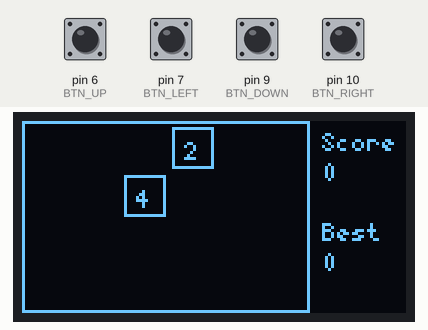
Simulated run of this sketch. Board: Arduino Uno, built with avr-gcc and run on an emulated ATmega328P. Parts: 128×64 one-colour display. The test bench sets the inputs (shaded band); at power-on: pin 6 (BTN_UP), pin 7 (BTN_LEFT), pin 9 (BTN_DOWN), pin 10 (BTN_RIGHT) HIGH. Random numbers use the default seed unless the sketch sets one.

Above: at 1.3 s.
1.4 s: pin 6 (BTN_UP) pulled LOW for 1 s
At 3.3 s:
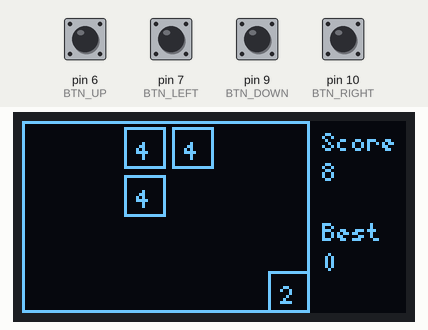
3.9 s: pin 7 (BTN_LEFT) pulled LOW for 1 s
At 6.0 s:
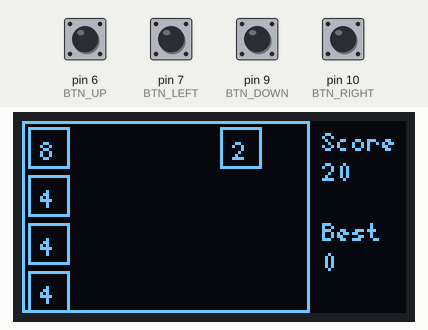
6.4 s: pin 9 (BTN_DOWN) pulled LOW for 0.15 s
At 7.6 s:
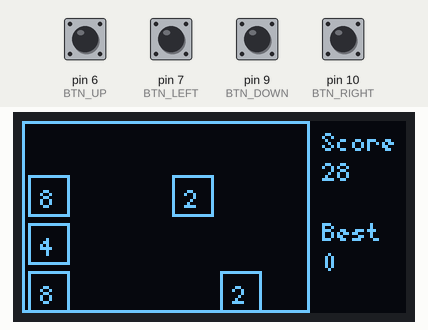
8.1 s: pin 10 (BTN_RIGHT) pulled LOW for 0.15 s
At 9.1 s:
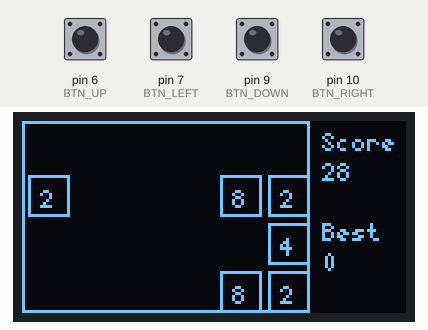
9.8 s: pin 6 (BTN_UP) pulled LOW for 0.15 s
At 10.6 s:
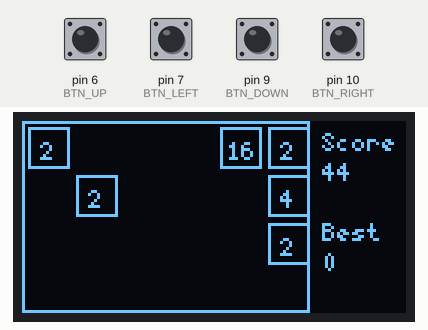
11.5 s: pin 7 (BTN_LEFT) pulled LOW for 0.15 s
At 12.3 s:
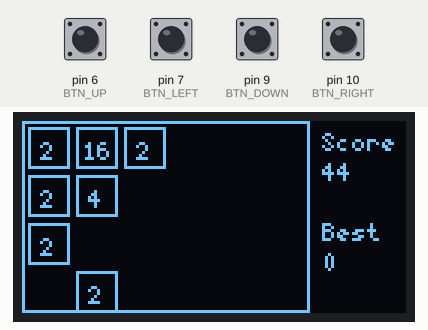
Timing chart, 0 to 14.2 s (numbered marks = the images above; inputs shaded):
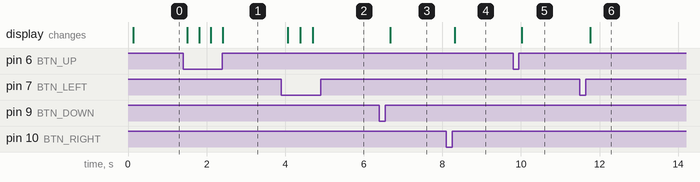

The sketch:

arduino_2048.ino
```cpp
#include <U8g2lib.h>
#include <EEPROM.h>

// ===== HARDWARE CONFIGURATION =====
U8G2_SH1106_128X64_NONAME_2_HW_I2C u8g2(U8G2_R0, -1, A5, A4);

// Button pin definitions
#define BTN_RIGHT 10
#define BTN_DOWN  9
#define BTN_LEFT  7
#define BTN_UP    6

// EEPROM
#define EEPROM_ADDR_HIGHSCORE 0

// ===== GAME DATA STRUCTURES =====
struct Block {
  int x;
  int y;
  int w;
  int h;
  int value;
};

// Game grid: 4 rows x 6 columns
Block blocks[4][6];

// Game state variables
int score = 0;
int highScore = 0;
bool game_over = false;

// ===== FUNCTION DECLARATIONS =====
void draw_game();
void draw_gameover();
void initialize_game();
void add_random_block();
bool move_left();
bool move_right();
bool move_up();
bool move_down();
bool canMove();
void draw_boxes();

// ===== SETUP FUNCTION =====
void setup() {
  u8g2.begin();

  pinMode(BTN_RIGHT, INPUT_PULLUP);
  pinMode(BTN_DOWN,  INPUT_PULLUP);
  pinMode(BTN_LEFT,  INPUT_PULLUP);
  pinMode(BTN_UP,    INPUT_PULLUP);

  randomSeed(analogRead(A0));

  EEPROM.get(EEPROM_ADDR_HIGHSCORE, highScore);
  if (highScore < 0 || highScore > 100000) highScore = 0;

  initialize_game();
}

// ===== MAIN LOOP =====
void loop() {

  if (!game_over) {

    static unsigned long lastPress = 0;
    unsigned long now = millis();

    if (now - lastPress > 200) {
      bool moved = false;

      if (digitalRead(BTN_LEFT) == LOW)  { moved = move_left();  lastPress = now; }
      else if (digitalRead(BTN_RIGHT) == LOW) { moved = move_right(); lastPress = now; }
      else if (digitalRead(BTN_UP) == LOW)    { moved = move_up();    lastPress = now; }
      else if (digitalRead(BTN_DOWN) == LOW)  { moved = move_down();  lastPress = now; }

    if (moved && canMove()) {
      add_random_block();
    }

    // ALWAYS check after an input attempt
    if (!canMove()) {
      game_over = true;
      if (score > highScore) {
        highScore = score;
        EEPROM.put(EEPROM_ADDR_HIGHSCORE, highScore);
      }
    }

    }

    draw_game();
    delay(40);

  } else {

    draw_gameover();

    if (digitalRead(BTN_LEFT)  == LOW ||
        digitalRead(BTN_RIGHT) == LOW ||
        digitalRead(BTN_UP)    == LOW ||
        digitalRead(BTN_DOWN)  == LOW) {

      game_over = false;
      initialize_game();
      delay(300);
    }
  }

}

// ===== GAME INITIALIZATION =====
void initialize_game() {
  score = 0;

  for (int i = 0; i < 4; i++) {
    for (int j = 0; j < 6; j++) {
      blocks[i][j].value = 0;
      blocks[i][j].x = j * 16;
      blocks[i][j].y = i * 16;
      blocks[i][j].w = 14;
      blocks[i][j].h = 14;
    }
  }

  add_random_block();
  add_random_block();
}

// ===== ADD RANDOM TILE =====
void add_random_block() {
  int empty_count = 0;

  for (int i = 0; i < 4; i++)
    for (int j = 0; j < 6; j++)
      if (blocks[i][j].value == 0) empty_count++;

  if (empty_count == 0) return;

  int target = random(empty_count);
  int count = 0;

  for (int i = 0; i < 4; i++) {
    for (int j = 0; j < 6; j++) {
      if (blocks[i][j].value == 0) {
        if (count == target) {
          blocks[i][j].value = (random(10) < 9) ? 2 : 4;
          return;
        }
        count++;
      }
    }
  }
}

// ===== CAN MOVEMent Utility =====
bool canMove() {
  for (int i = 0; i < 4; i++) {
    for (int j = 0; j < 6; j++) {
      if (blocks[i][j].value == 0) return true;
      if (j < 5 && blocks[i][j].value == blocks[i][j+1].value) return true;
      if (i < 3 && blocks[i][j].value == blocks[i+1][j].value) return true;
    }
  }
  return false;
}

// ===== MOVE FUNCTIONS =====
bool move_left() {
  bool moved = false;

  for (int i = 0; i < 4; i++) {
    int writePos = 0;
    int lastMerged = -1;

    for (int j = 0; j < 6; j++) {
      if (blocks[i][j].value != 0) {
        if (writePos > 0 &&
            blocks[i][writePos-1].value == blocks[i][j].value &&
            lastMerged != writePos-1) {

          blocks[i][writePos-1].value *= 2;
          score += blocks[i][writePos-1].value;
          blocks[i][j].value = 0;
          lastMerged = writePos-1;
          moved = true;
        } else {
          if (writePos != j) {
            blocks[i][writePos].value = blocks[i][j].value;
            blocks[i][j].value = 0;
            moved = true;
          }
          writePos++;
        }
      }
    }
  }
  return moved;
}

bool move_right() {
  bool moved = false;

  for (int i = 0; i < 4; i++) {
    int writePos = 5;
    int lastMerged = -1;

    for (int j = 5; j >= 0; j--) {
      if (blocks[i][j].value != 0) {
        if (writePos < 5 &&
            blocks[i][writePos+1].value == blocks[i][j].value &&
            lastMerged != writePos+1) {

          blocks[i][writePos+1].value *= 2;
          score += blocks[i][writePos+1].value;
          blocks[i][j].value = 0;
          lastMerged = writePos+1;
          moved = true;
        } else {
          if (writePos != j) {
            blocks[i][writePos].value = blocks[i][j].value;
            blocks[i][j].value = 0;
            moved = true;
          }
          writePos--;
        }
      }
    }
  }
  return moved;
}

bool move_up() {
  bool moved = false;

  for (int j = 0; j < 6; j++) {
    int writePos = 0;
    int lastMerged = -1;

    for (int i = 0; i < 4; i++) {
      if (blocks[i][j].value != 0) {
        if (writePos > 0 &&
            blocks[writePos-1][j].value == blocks[i][j].value &&
            lastMerged != writePos-1) {

          blocks[writePos-1][j].value *= 2;
          score += blocks[writePos-1][j].value;
          blocks[i][j].value = 0;
          lastMerged = writePos-1;
          moved = true;
        } else {
          if (writePos != i) {
            blocks[writePos][j].value = blocks[i][j].value;
            blocks[i][j].value = 0;
            moved = true;
          }
          writePos++;
        }
      }
    }
  }
  return moved;
}

bool move_down() {
  bool moved = false;

  for (int j = 0; j < 6; j++) {
    int writePos = 3;
    int lastMerged = -1;

    for (int i = 3; i >= 0; i--) {
      if (blocks[i][j].value != 0) {
        if (writePos < 3 &&
            blocks[writePos+1][j].value == blocks[i][j].value &&
            lastMerged != writePos+1) {

          blocks[writePos+1][j].value *= 2;
          score += blocks[writePos+1][j].value;
          blocks[i][j].value = 0;
          lastMerged = writePos+1;
          moved = true;
        } else {
          if (writePos != i) {
            blocks[writePos][j].value = blocks[i][j].value;
            blocks[i][j].value = 0;
            moved = true;
          }
          writePos--;
        }
      }
    }
  }
  return moved;
}

// ===== DRAWING =====
void draw_boxes() {
  for (int i = 0; i < 4; i++) {
    for (int j = 0; j < 6; j++) {
      if (blocks[i][j].value > 0) {

        int x = blocks[i][j].x + 2;
        int y = blocks[i][j].y + 2;
        int w = blocks[i][j].w;
        int h = blocks[i][j].h;

        // Clear tile area (IMPORTANT)
        u8g2.setDrawColor(0);
        u8g2.drawBox(x, y, w, h);

        // Draw frame
        u8g2.setDrawColor(1);
        u8g2.drawFrame(x, y, w, h);

        // Draw number
        if (blocks[i][j].value < 128){
          u8g2.setFont(u8g2_font_5x7_mf);
        } else{
          u8g2.setFont(u8g2_font_4x6_mf);
        }

        char buf[8];
        itoa(blocks[i][j].value, buf, 10);

        int textWidth = strlen(buf) * 5;
        int textX = x + (w - textWidth) / 2;
        int textY = y + 11;

        u8g2.setCursor(textX, textY);
        u8g2.print(buf);
      }
    }
  }
}


void draw_game() {
  u8g2.firstPage();
  do {
    u8g2.drawFrame(0, 0, 96, 64);
    draw_boxes();

    u8g2.setFont(u8g2_font_5x7_mf);
    u8g2.drawStr(100, 10, "Score");
    u8g2.setCursor(100, 20);
    u8g2.print(score);

    u8g2.drawStr(100, 40, "Best");
    u8g2.setCursor(100, 50);
    u8g2.print(highScore);

  } while (u8g2.nextPage());
}

void draw_gameover() {
  u8g2.firstPage();
  do {
    u8g2.setFont(u8g2_font_7x14B_tr);
    u8g2.drawStr(24, 20, "Game Over");

    u8g2.setFont(u8g2_font_5x7_mf);

    if(score > highScore){
      u8g2.drawStr(12, 40 ,  "New Score!");
    }

    u8g2.drawStr(12, 60, "Press any button...");

  }while (u8g2.nextPage());
}
```

Measured:
- after the input at 1.4 s, the display: first changes after 0.11 s (image 1 shows a later state)
- after the input at 3.9 s, the display: first changes after 0.17 s (image 2 shows a later state)
- after the input at 6.4 s, the display: changes after 0.27 s (image 3)
- after the input at 8.1 s, the display: changes after 0.21 s (image 4)
- after the input at 9.8 s, the display: changes after 0.22 s (image 5)
- after the input at 11.5 s, the display: changes after 0.26 s (image 6)
